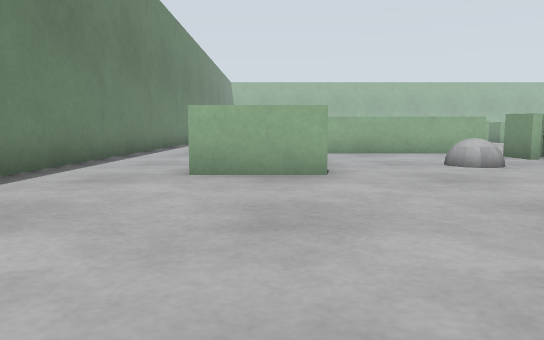
view 1 (above)

21 first-person views from a walk through a Gazebo world. The camera is 0.33 m above the floor, tilts 6° down and sees 70° across. The floor is counted in squares, 0.5 m on a side. Each view is taken from the middle of a square. On the plan, view 1 faces up. The plan holds only what a view shows up to about 11 squares ahead; the rest is blank. The place goes on beyond the plan.

view 2
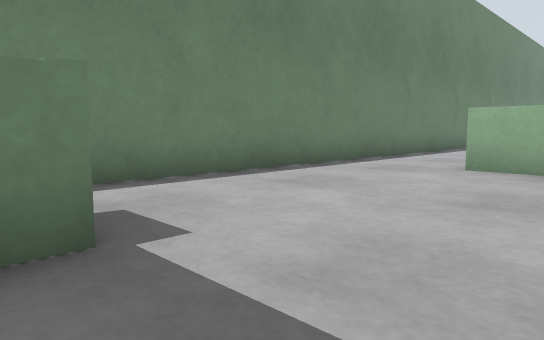

view 3
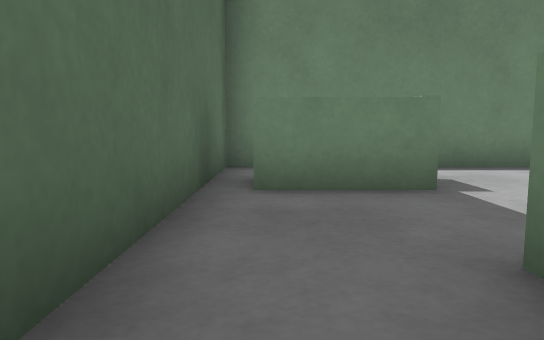

view 4
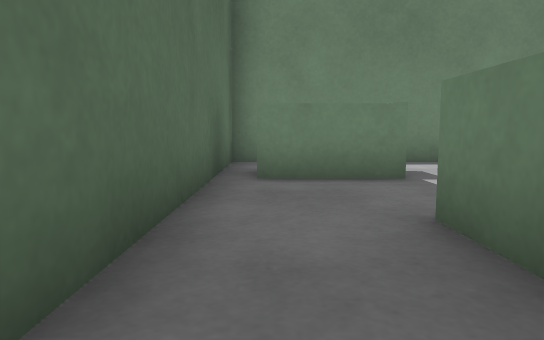

view 5
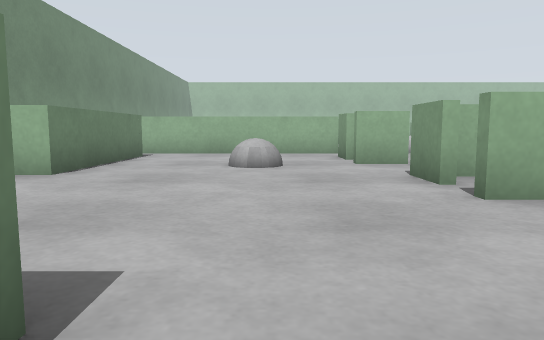

view 6
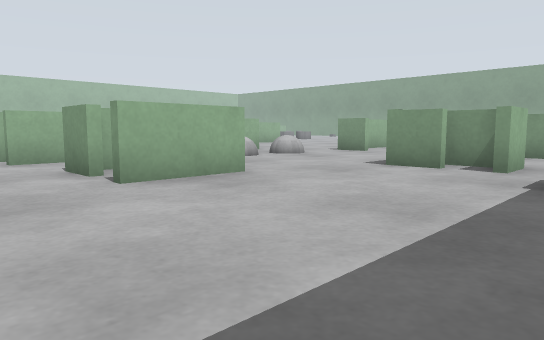

view 7
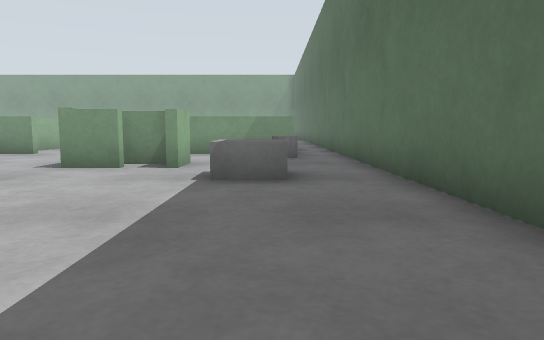

view 8
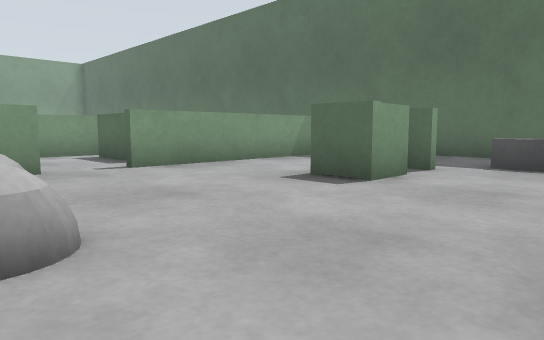

view 9
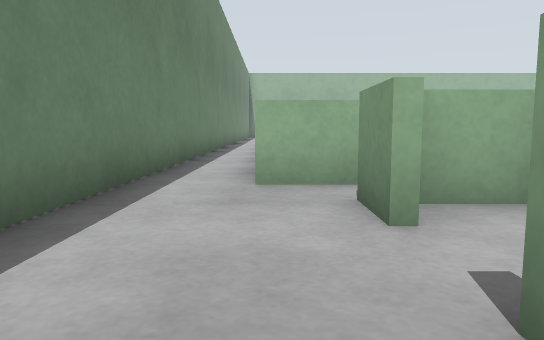

view 10
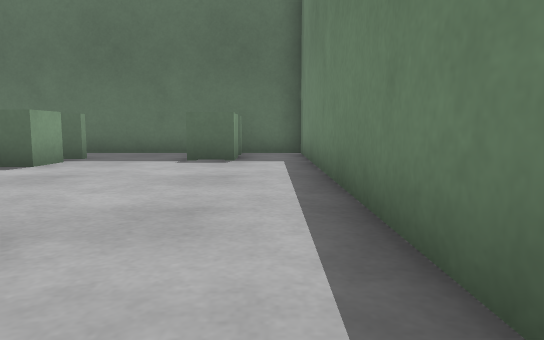

view 11
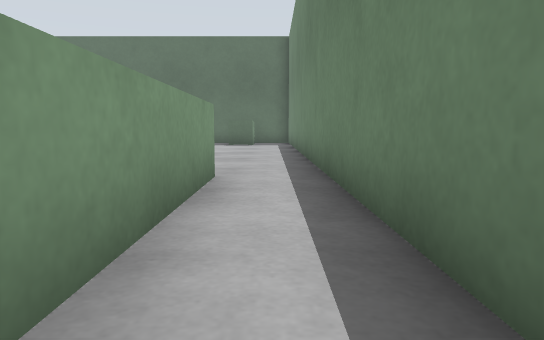

view 12
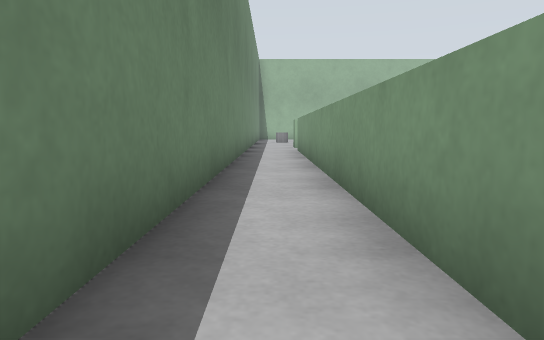

view 13
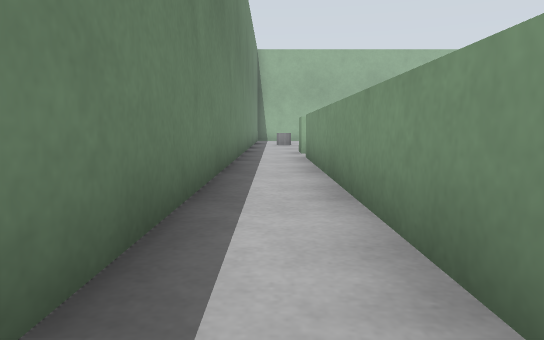

view 14
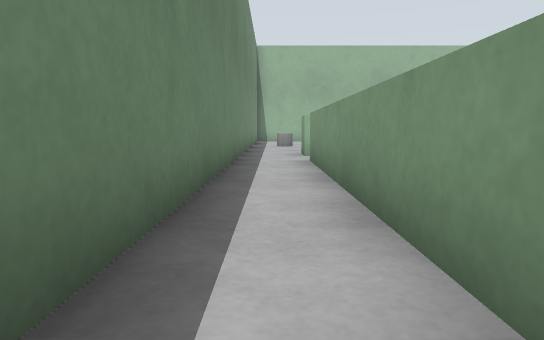

view 15
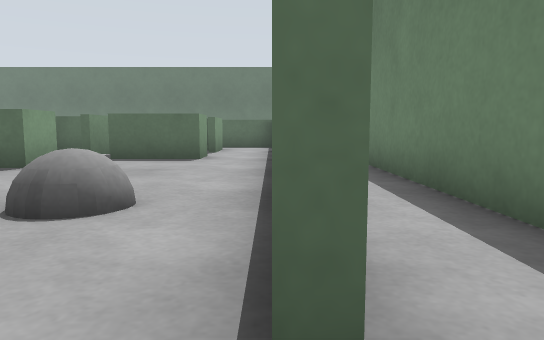

view 16
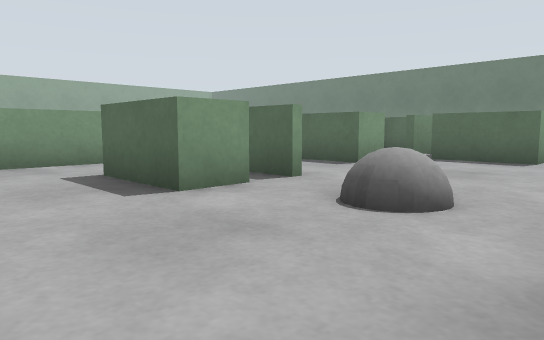

view 17
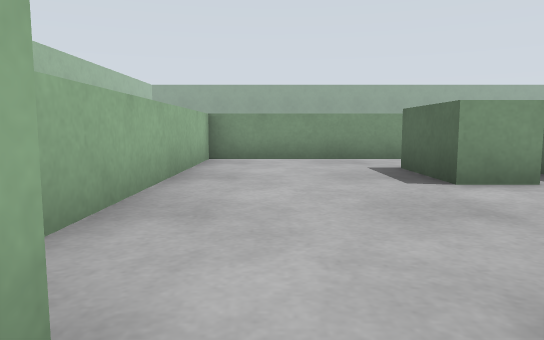

view 18
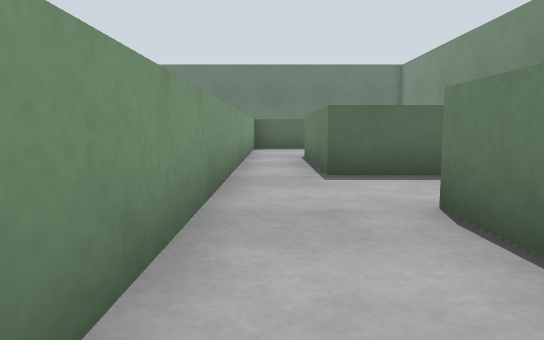

view 19
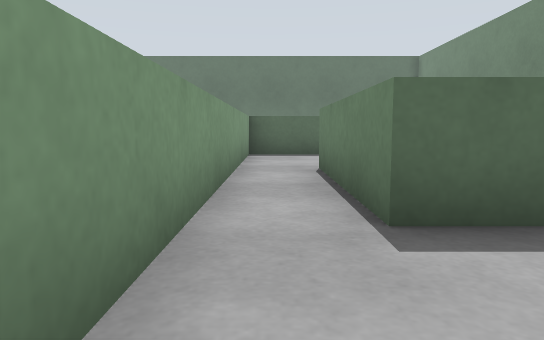

view 20
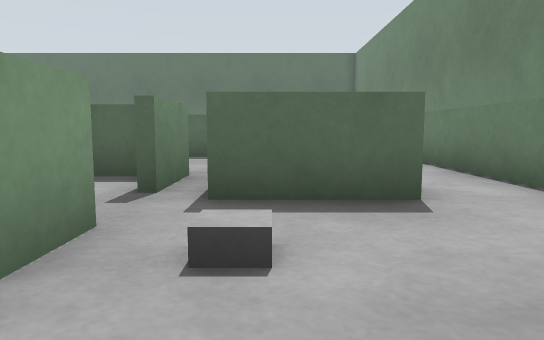

view 21
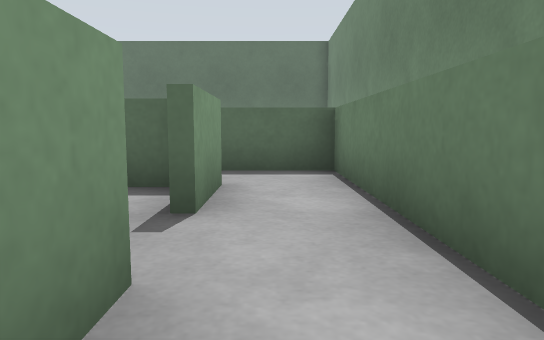

### Floor plan
Key: @ floor where view 1 was taken; # wall or solid block; x gap in a wall; . floor; / step, stairs or slope; B grey ball; G grey box; C grey cylinder.
Columns run from 4 left of view 1 to 18 right of it. Each row starts with its distance up from view 1.
 27 #.
 26 #.#########
 25 #.........#
 24 #.#.......#
 23 #.#...##..#
 22 #.#BB.###.#
 21 #.#.B.###.#
 20 #.#.......#
 19 #.#.......#
 18 #.#../###.#
 17 #.#...###.#
 16 #.#.#####.#
 15 #.#.#####.#
 14 #.#.#####.#
 13 #.#.#   ..#
 12 #.#.##....#
 11 #.#########
 10 #..##......
  9 #..###....#
  8 #....#....##
  7 #..#.#.BB.x ..BBB
  6 #..###....## .BBB..#
  5 #.........## .........
  4 #.........###..... ####
  3 #.................## ##
  2 #..............##.#
  1 #....###.......##.#
  0 #...@## .....GG...#
 -1 #.##..# .....GG..C#
 -2 #.##.............C#
 -3 #########  ########

Positions as (right, up) in squares from view 1, and headings:
1: (0, 0), facing up
2: (1, -1), facing up-left
3: (3, -2), facing left
4: (4, -2), facing left
5: (4, 0), facing up
6: (4, -1), facing up-right
7: (4, -1), facing right
8: (8, 7), facing down-right
9: (-2, 6), facing up
10: (-3, 8), facing down
11: (-3, 16), facing down
12: (-3, 12), facing up
13: (-3, 15), facing up
14: (-3, 16), facing up
15: (-2, 25), facing down
16: (-2, 25), facing down-right
17: (-3, 25), facing right
18: (5, 24), facing down
19: (5, 21), facing down
20: (1, 20), facing down
21: (-1, 17), facing down
